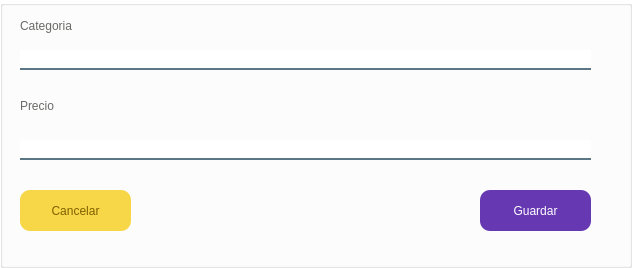
<?xml version="1.0" encoding="UTF-8"?>
<ui version="4.0">
 <class>MainWindow</class>
 <widget class="QMainWindow" name="MainWindow">
  <property name="geometry">
   <rect>
    <x>0</x>
    <y>0</y>
    <width>632</width>
    <height>268</height>
   </rect>
  </property>
  <property name="windowTitle">
   <string>MainWindow</string>
  </property>
  <widget class="QWidget" name="centralwidget">
   <layout class="QVBoxLayout" name="verticalLayout">
    <property name="spacing">
     <number>0</number>
    </property>
    <property name="leftMargin">
     <number>0</number>
    </property>
    <property name="topMargin">
     <number>0</number>
    </property>
    <property name="rightMargin">
     <number>0</number>
    </property>
    <property name="bottomMargin">
     <number>0</number>
    </property>
    <item>
     <widget class="QGroupBox" name="groupBox">
      <property name="styleSheet">
       <string notr="true">QPushButton{
    background:rgba(247,215,71,255);
    /*border: 1px solid #2361a0; /* Cambiar el color del borde a azul oscuro */
    border-radius: 10px;
    font: 75 12pt &quot;Archivo&quot;;
/* Cambiar el color de fondo a azul oscuro */
    color: rgba(128,96,0,255);
}
/*
QPushButton:hover{

background-color: qlineargradient(spread:pad, x1:0, y1:0.505682, x2:1, y2:0.477, stop:0 rgba(14, 52, 83, 1), stop:1 rgba(14, 52, 83, 1));
color: black;

}
*/
QGroupBox{
background-color: rgb(255, 255, 255); /* Cambiar el color de fondo a azul oscuro */
}

QLineEdit{
background-color: rgb(255,255,255);
border:none;
border-bottom:2px solid rgba(46, 82, 101, 200);
   /*color: #2361a0;*/
	color:rgba(106,105,103,255);
    font: 75 12pt &quot;Archivo&quot;;

}

QLabel{
color: rgba(106,105,103,255);
    font: 75 12pt &quot;Archivo&quot;;
}</string>
      </property>
      <property name="title">
       <string/>
      </property>
      <widget class="QLabel" name="label">
       <property name="geometry">
        <rect>
         <x>20</x>
         <y>10</y>
         <width>221</width>
         <height>31</height>
        </rect>
       </property>
       <property name="text">
        <string>Categoria</string>
       </property>
      </widget>
      <widget class="QLineEdit" name="lnl_1">
       <property name="geometry">
        <rect>
         <x>20</x>
         <y>50</y>
         <width>571</width>
         <height>20</height>
        </rect>
       </property>
      </widget>
      <widget class="QLabel" name="label_2">
       <property name="geometry">
        <rect>
         <x>20</x>
         <y>90</y>
         <width>221</width>
         <height>31</height>
        </rect>
       </property>
       <property name="text">
        <string>Precio</string>
       </property>
      </widget>
      <widget class="QLineEdit" name="lnl_2">
       <property name="geometry">
        <rect>
         <x>20</x>
         <y>140</y>
         <width>571</width>
         <height>20</height>
        </rect>
       </property>
      </widget>
      <widget class="QPushButton" name="btn_cerrar">
       <property name="geometry">
        <rect>
         <x>20</x>
         <y>190</y>
         <width>111</width>
         <height>41</height>
        </rect>
       </property>
       <property name="text">
        <string>Cancelar</string>
       </property>
      </widget>
      <widget class="QPushButton" name="btn_guardar">
       <property name="geometry">
        <rect>
         <x>480</x>
         <y>190</y>
         <width>111</width>
         <height>41</height>
        </rect>
       </property>
       <property name="styleSheet">
        <string notr="true">background-color: rgba(102,56,178,255);
color: rgb(255, 255, 255)</string>
       </property>
       <property name="text">
        <string>Guardar</string>
       </property>
      </widget>
     </widget>
    </item>
   </layout>
  </widget>
 </widget>
 <resources/>
 <connections/>
</ui>
